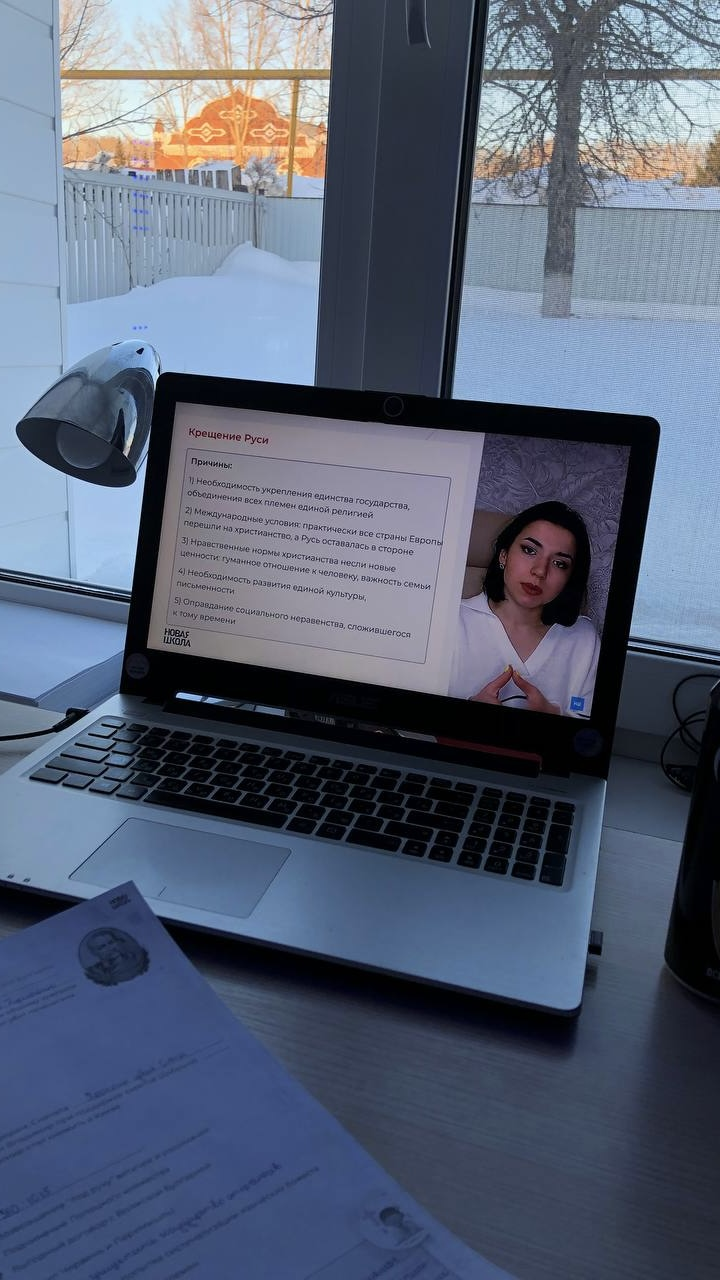
#> input picture IMG_0362.jpeg, 720 x 1280 px
$ python shadow_analyze.py ../IMG_0362.jpeg
#> lines starting #> are read from the running program, lines starting #| are printed output that depends on the picture
#> in analyze, im is the input picture: PIL image 720x1280 RGB; mean R, G, B 87.5, 97.4, 117.4
"""
Estimate the needed shadow/outline intensity for white hook text over a photo.

Replicates ffmpeg's crop-to-fill (scale to cover 1080x1920, center-crop),
samples the region where the hook text block will actually sit, and scores
it on:
  - mean brightness (bright backgrounds wash out white text -> need darker shadow)
  - local contrast/"busyness" (edges under the text reduce legibility regardless
    of brightness -> also need a stronger shadow)

A single offset drop shadow only darkens one side of each glyph, so on busy
or bright photos the opposite edge stays low-contrast and the text reads as
barely visible. To fix that we additionally recommend a thin all-around
black outline (drawtext's borderw/bordercolor) sized/opacity by the same
score, so every edge of every glyph gets separation from the photo behind
it, not just the offset side. The drop shadow is kept for depth on top of
that.
"""
import sys
from PIL import Image, ImageFilter
import numpy as np

TARGET_W, TARGET_H = 1080, 1920

def crop_to_fill(im, tw=TARGET_W, th=TARGET_H):
#> called with tw = 1080, th = 1920
    w, h = im.size
    scale = max(tw / w, th / h)
    nw, nh = round(w * scale), round(h * scale)
    im2 = im.resize((nw, nh), Image.LANCZOS)
    left = (nw - tw) // 2
    top = (nh - th) // 2
    return im2.crop((left, top, left + tw, top + th))

def analyze(path, box_w=1000, box_h=820):
    im = Image.open(path).convert("RGB")
    im = crop_to_fill(im)
    cx, cy = TARGET_W // 2, TARGET_H // 2
    left = cx - box_w // 2
    top = cy - box_h // 2
    region = im.crop((left, top, left + box_w, top + box_h))
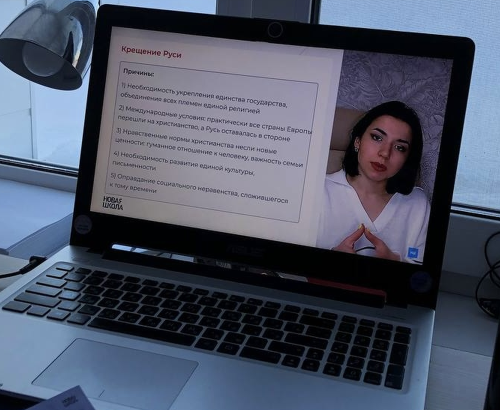
#> region: PIL image 1000x820 RGB (shown at 1/2 size); mean R, G, B 77.3, 84.2, 101.7

    gray = np.asarray(region.convert("L"), dtype=np.float64)
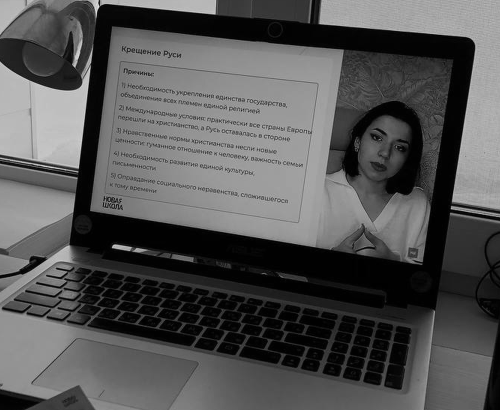
#> gray: shape (820, 1000) float64 (shown at 1/2 size); min 0, max 246, mean 84.1
    mean_brightness = gray.mean()  # 0-255
#> mean_brightness = 84.12

    edges = region.convert("L").filter(ImageFilter.FIND_EDGES)
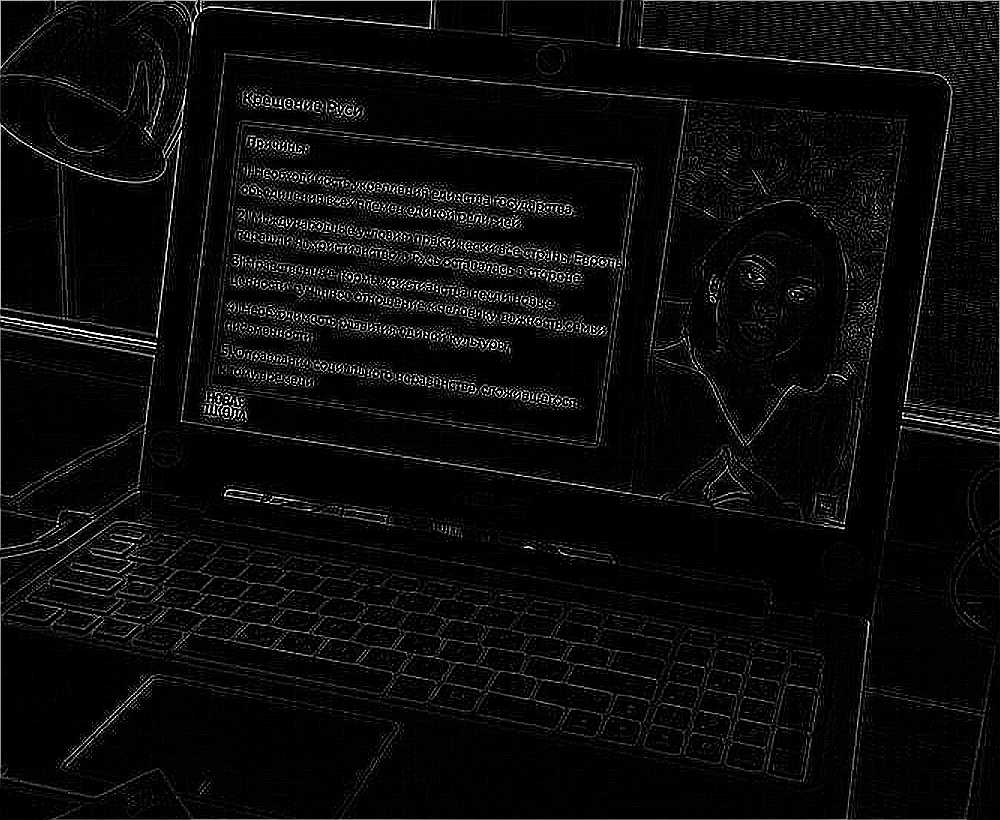
#> edges: PIL image 1000x820 L; min 0, max 255, mean 11.8
    edge_arr = np.asarray(edges, dtype=np.float64)
    busyness = edge_arr.mean()
#> busyness = 11.77

    brightness_term = mean_brightness / 255.0          # 0..1
#> brightness_term = 0.33
    busyness_term = min(busyness / 40.0, 1.0)           # 0..1, saturates around 40
#> busyness_term = 0.294

    score = 0.55 * brightness_term + 0.45 * busyness_term
#> score = 0.314

    shadow_alpha = round(max(0.35, min(0.70, 0.35 + score * 0.35)), 2)
#> shadow_alpha = 0.46
    border_alpha = round(max(0.55, min(0.90, 0.55 + score * 0.35)), 2)
#> border_alpha = 0.66
    borderw = round(max(3, min(6, 3 + score * 3)))
#> borderw = 4

    return {
        "path": path,
        "mean_brightness": round(mean_brightness, 1),
        "busyness": round(busyness, 1),
        "score": round(score, 3),
        "shadow_alpha": shadow_alpha,
        "border_alpha": border_alpha,
        "borderw": borderw,
    }

if __name__ == "__main__":
    for p in sys.argv[1:]:
        r = analyze(p)
#> r = {'path': '../IMG_0362.jpeg', 'mean_brightness': 84.1, 'busyness': 11.8, 'score': 0.314, 'shadow_alpha': 0.46, 'border_alpha': 0.66, 'borderw': 4}
        print(f"{r['path']}: brightness={r['mean_brightness']} busyness={r['busyness']} "
              f"score={r['score']} -> shadow_alpha={r['shadow_alpha']} "
              f"border_alpha={r['border_alpha']} borderw={r['borderw']}")
#| ../IMG_0362.jpeg: brightness=84.1 busyness=11.8 score=0.314 -> shadow_alpha=0.46 border_alpha=0.66 borderw=4
